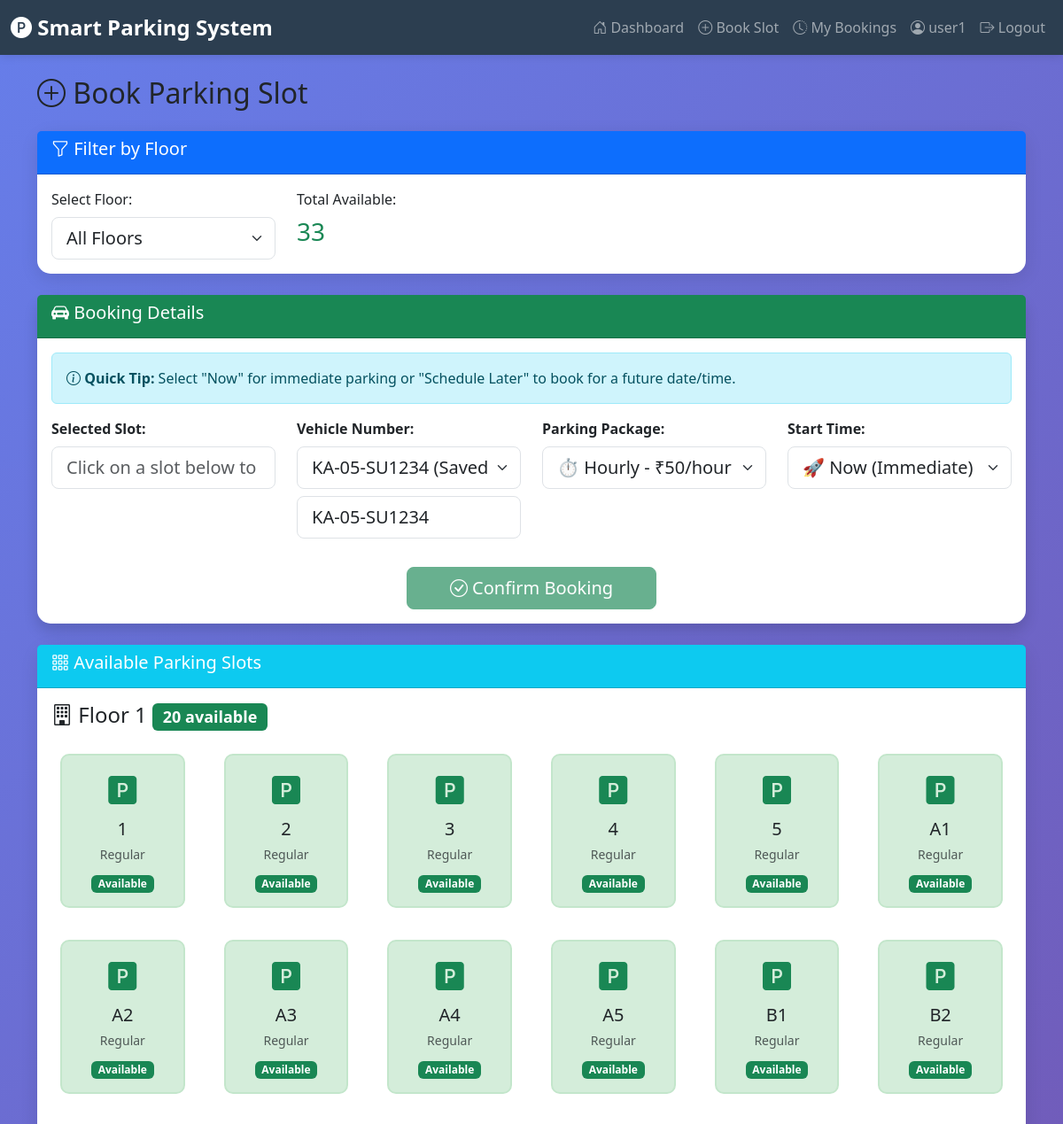
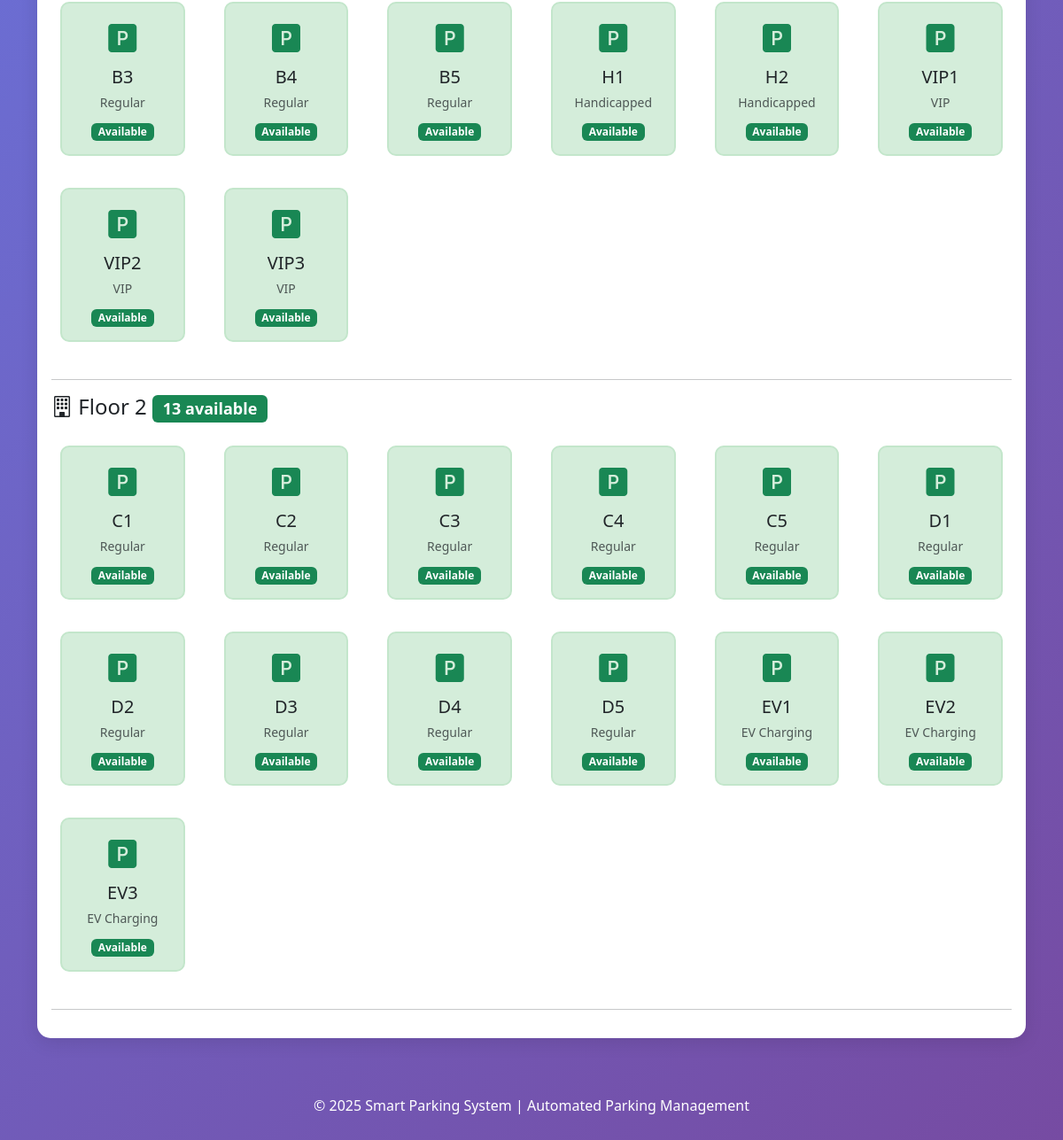
Page /user/book-slot (signed in) on the committed database (2 pictures, top to bottom).
### tables this page shows
CREATE TABLE users (
                    id INTEGER PRIMARY KEY AUTOINCREMENT,
                    username TEXT UNIQUE NOT NULL,
                    password TEXT NOT NULL,
                    email TEXT UNIQUE NOT NULL,
                    phone TEXT,
                    vehicle_number TEXT,
                    created_at TIMESTAMP DEFAULT CURRENT_TIMESTAMP
                );

CREATE TABLE slots (
                    id INTEGER PRIMARY KEY AUTOINCREMENT,
                    slot_number TEXT UNIQUE NOT NULL,
                    slot_type TEXT DEFAULT 'Regular',
                    status TEXT DEFAULT 'Available',
                    floor INTEGER DEFAULT 1,
                    created_at TIMESTAMP DEFAULT CURRENT_TIMESTAMP
                );

### app.py (the view, shortened to what this page needs)
@app.route('/user/book-slot', methods=['GET', 'POST'])
@login_required
def book_slot():
    user_id = session.get('user_id')
    user_query = "SELECT vehicle_number FROM users WHERE id = ?"
    user_data = auth.db.fetch_one(user_query, (user_id,))
    saved_vehicle = user_data[0] if user_data and user_data[0] else None
    available_slots = slot_manager.get_available_slots()
    slots_by_floor = {}
    for slot in available_slots:
        floor = slot[3]
        if floor not in slots_by_floor:
            slots_by_floor[floor] = []
        slots_by_floor[floor].append({
            'id': slot[0],
            'slot_number': slot[1],
            'slot_type': slot[2],
            'floor': slot[3]
        })
    floors = sorted(slots_by_floor.keys())
    return render_template('user/book_slot.html',
                         slots_by_floor=slots_by_floor,
                         floors=floors,
                         saved_vehicle=saved_vehicle)

### app.py (called while the page is built)
def login_required(f):
    @wraps(f)
    def decorated_function(*args, **kwargs):
        if 'user_id' not in session:
            flash('Please login to access this page', 'warning')
            return redirect(url_for('login'))
        return f(*args, **kwargs)
    return decorated_function

### database/db_manager.py (called while the page is built)
    def fetch_one(self, query, params=()):
        try:
            self.cursor.execute(query, params)
            return self.cursor.fetchone()
        except sqlite3.Error as e:
            print(f"Fetch error: {e}")
            return None

    def fetch_all(self, query, params=()):
        try:
            self.cursor.execute(query, params)
            return self.cursor.fetchall()
        except sqlite3.Error as e:
            print(f"Fetch error: {e}")
            return []

### modules/slot_manager.py (called while the page is built)
    def get_available_slots(self):
        query = """
            SELECT id, slot_number, slot_type, floor
            FROM slots
            WHERE status = 'Available'
            ORDER BY slot_number
        """
        return self.db.fetch_all(query)

### templates/user/book_slot.html (shortened to what this page needs)
{% extends "base.html" %}
{% block content %}
<h2 class="mb-4"><i class="bi bi-plus-circle"></i> Book Parking Slot</h2>
<div class="row">
    <div class="col-md-12 mb-4">
        <div class="card">
            <div class="card-header bg-primary text-white">
                <h5><i class="bi bi-funnel"></i> Filter by Floor</h5>
            </div>
            <div class="card-body">
                <div class="row">
                    <div class="col-md-3">
                        <label for="floor_select" class="form-label">Select Floor:</label>
                        <select class="form-select form-select-lg" id="floor_select">
                            <option value="all">All Floors</option>
                        </select>
                    </div>
                    <div class="col-md-3">
                        <label class="form-label">Total Available:</label>
                        <h3 class="text-success" id="available_count">
                            {{ slots_by_floor.values()|map('length')|sum }}
                        </h3>
                    </div>
                </div>
            </div>
        </div>
    </div>
    <div class="col-md-12 mb-4">
        <div class="card shadow">
            <div class="card-header bg-success text-white">
                <h5><i class="bi bi-car-front-fill"></i> Booking Details</h5>
            </div>
            <div class="card-body">
                <form method="POST" action="{{ url_for('book_slot') }}" id="booking_form">
                    <div class="alert alert-info">
                        <i class="bi bi-info-circle"></i>
                        <strong>Quick Tip:</strong> Select "Now" for immediate parking or "Schedule Later" to book for a future date/time.
                    </div>
                    <div class="row">
                        <div class="col-md-3">
                            <div class="mb-3">
                                <label for="slot_id" class="form-label"><strong>Selected Slot:</strong></label>
                                <input type="text" class="form-control form-control-lg" id="selected_slot_display"
                                       placeholder="Click on a slot below to select" readonly>
                            </div>
                        </div>
                        <div class="col-md-3">
                            <div class="mb-3">
                                <label for="vehicle_number" class="form-label"><strong>Vehicle Number:</strong></label>
                                {% if saved_vehicle %}
                                <div class="input-group">
                                    <select class="form-select form-select-lg" id="vehicle_select" onchange="updateVehicleNumber()">
                                        <option value="{{ saved_vehicle }}" selected>{{ saved_vehicle }} (Saved)</option>
                                    </select>
                                </div>
                                <input type="text" class="form-control form-control-lg mt-2" id="vehicle_number"
                                       name="vehicle_number" value="{{ saved_vehicle }}" required
                                       style="text-transform: uppercase;" readonly>
                                {% else %}
                                <input type="text" class="form-control form-control-lg" id="vehicle_number"
                                       name="vehicle_number" placeholder="e.g., MH12AB1234" required
                                       style="text-transform: uppercase;">
                                {% endif %}
                            </div>
                        </div>
                        <div class="col-md-3">
                            <div class="mb-3">
                                <label for="package" class="form-label"><strong>Parking Package:</strong></label>
                                <select class="form-select form-select-lg" name="package" id="package" required>
                                    <option value="hourly" selected>⏱️ Hourly - ₹50/hour</option>
                                </select>
                            </div>
                        </div>
                        <div class="col-md-3">
                            <div class="mb-3">
                                <label for="booking_time_option" class="form-label"><strong>Start Time:</strong></label>
                                <select class="form-select form-select-lg" name="booking_time_option" id="booking_time_option" required>
                                    <option value="now" selected>🚀 Now (Immediate)</option>
                                </select>
                            </div>
                        </div>
                    </div>
                    <div class="text-center mt-3">
                        <button type="submit" class="btn btn-success btn-lg px-5" id="book_btn" disabled>
                            <i class="bi bi-check-circle"></i> Confirm Booking
                        </button>
                    </div>
                </form>
            </div>
        </div>
    </div>
    <div class="col-md-12">
        <div class="card">
            <div class="card-header bg-info text-white">
                <h5><i class="bi bi-grid-3x3-gap"></i> Available Parking Slots</h5>
            </div>
            <div class="card-body">
                <div id="slots_container">
                    {% for floor, slots in slots_by_floor.items() %}
                        <div class="floor-section" data-floor="{{ floor }}">
                            <h4 class="mb-3">
                                <i class="bi bi-building"></i> Floor {{ floor }}
                                <span class="badge bg-success">{{ slots|length }} available</span>
                            </h4>
                            <div class="row">
                                {% for slot in slots %}
                                    <div class="col-md-3 col-lg-2 mb-3">
                                        <div class="slot-card available text-center"
                                             data-slot-id="{{ slot.id }}"
                                             data-slot-number="{{ slot.slot_number }}"
                                             data-slot-type="{{ slot.slot_type }}"
                                             data-floor="{{ slot.floor }}"
                                             onclick="selectSlot(this)">
                                            <div class="mb-2">
                                                <i class="bi bi-p-square-fill text-success" style="font-size: 2rem;"></i>
                                            </div>
                                            <h5 class="mb-1">{{ slot.slot_number }}</h5>
                                            <small class="text-muted">{{ slot.slot_type }}</small>
                                            <div class="mt-2">
                                                <span class="badge bg-success">Available</span>
                                            </div>
                                        </div>
                                    </div>
                                {% endfor %}
                            </div>
                            <hr>
                        </div>
                    {% endfor %}
                </div>
            </div>
        </div>
    </div>
</div>
{% endblock %}

### templates/base.html (shortened to what this page needs)
<!DOCTYPE html>
<html lang="en">
<head>
    <link href="https://cdn.jsdelivr.net/npm/bootstrap@5.3.0/dist/css/bootstrap.min.css" rel="stylesheet">
    <link rel="stylesheet" href="https://cdn.jsdelivr.net/npm/bootstrap-icons@1.10.0/font/bootstrap-icons.css">
</head>
<body>
    <nav class="navbar navbar-expand-lg navbar-dark">
        <div class="container-fluid">
            <a class="navbar-brand" href="/">
                <i class="bi bi-p-circle-fill"></i> Smart Parking System
            </a>
            <div class="collapse navbar-collapse" id="navbarNav">
                <ul class="navbar-nav ms-auto">
                    {% if session.user_id %}
                        {% if session.role == 'admin' %}
                            <li class="nav-item">
                                <a class="nav-link" href="{{ url_for('admin_dashboard') }}">
                                    <i class="bi bi-speedometer2"></i> Dashboard
                                </a>
                            </li>
                            <li class="nav-item">
                                <a class="nav-link" href="{{ url_for('admin_slots') }}">
                                    <i class="bi bi-grid-3x3-gap"></i> Manage Slots
                                </a>
                            </li>
                            <li class="nav-item">
                                <a class="nav-link" href="{{ url_for('admin_bookings') }}">
                                    <i class="bi bi-calendar-check"></i> Bookings
                                </a>
                            </li>
                        {% else %}
                            <li class="nav-item">
                                <a class="nav-link" href="{{ url_for('user_dashboard') }}">
                                    <i class="bi bi-house-door"></i> Dashboard
                                </a>
                            </li>
                            <li class="nav-item">
                                <a class="nav-link" href="{{ url_for('book_slot') }}">
                                    <i class="bi bi-plus-circle"></i> Book Slot
                                </a>
                            </li>
                            <li class="nav-item">
                                <a class="nav-link" href="{{ url_for('user_bookings') }}">
                                    <i class="bi bi-clock-history"></i> My Bookings
                                </a>
                            </li>
                        {% endif %}
                        <li class="nav-item">
                            <span class="nav-link">
                                <i class="bi bi-person-circle"></i> {{ session.username }}
                            </span>
                        </li>
                        <li class="nav-item">
                            <a class="nav-link" href="{{ url_for('logout') }}">
                                <i class="bi bi-box-arrow-right"></i> Logout
                            </a>
                        </li>
                    {% endif %}
                </ul>
            </div>
        </div>
    </nav>
    <div class="container mt-4">
        {% block content %}{% endblock %}
    </div>
    <footer class="text-center text-white mt-5 py-3">
        <p>&copy; 2025 Smart Parking System | Automated Parking Management</p>
    </footer>
</body>
</html>

### templates/base.html (style rules this page uses)
:root { --primary-color: #2C3E50; --secondary-color: #34495E; --success-color: #27AE60; --warning-color: #F39C12; --danger-color: #E74C3C; --info-color: #3498DB; }
body { background: linear-gradient(135deg, #667eea 0%, #764ba2 100%); min-height: 100vh; font-family: 'Segoe UI', Tahoma, Geneva, Verdana, sans-serif; }
.navbar { background-color: var(--primary-color) !important; box-shadow: 0 2px 10px rgba(0,0,0,0.1); }
.navbar-brand { font-weight: bold; font-size: 1.5rem; }
.card { border-radius: 15px; box-shadow: 0 5px 20px rgba(0,0,0,0.1); border: none; }
.slot-card { border-radius: 10px; padding: 15px; margin: 10px; cursor: pointer; transition: all 0.3s; border: 2px solid transparent; }
.slot-card.available { background-color: #d4edda; border-color: #c3e6cb; }

### rows in the picture
users: username "user1", vehicle_number "KA-05-SU1234 (Saved)", vehicle_number "KA-05-SU1234"
slots: slot_number "1", slot_type "Regular"
slots: slot_number "2", slot_type "Regular"
slots: slot_number "3", slot_type "Regular"
slots: slot_number "4", slot_type "Regular"
slots: slot_number "5", slot_type "Regular"
slots: slot_number "A1", slot_type "Regular"
slots: slot_number "A2", slot_type "Regular"
slots: slot_number "A3", slot_type "Regular"
slots: slot_number "A4", slot_type "Regular"
slots: slot_number "A5", slot_type "Regular"
slots: slot_number "B1", slot_type "Regular"
slots: slot_number "B2", slot_type "Regular"
slots: slot_number "B3", slot_type "Regular"
slots: slot_number "B4", slot_type "Regular"
slots: slot_number "B5", slot_type "Regular"
slots: slot_number "H1", slot_type "Handicapped"
slots: slot_number "H2", slot_type "Handicapped"
slots: slot_number "VIP1", slot_type "VIP"
slots: slot_number "VIP2", slot_type "VIP"
slots: slot_number "VIP3", slot_type "VIP"
slots: slot_number "C1", slot_type "Regular"
slots: slot_number "C2", slot_type "Regular"
slots: slot_number "C3", slot_type "Regular"
slots: slot_number "C4", slot_type "Regular"
slots: slot_number "C5", slot_type "Regular"
slots: slot_number "D1", slot_type "Regular"
slots: slot_number "D2", slot_type "Regular"
slots: slot_number "D3", slot_type "Regular"
slots: slot_number "D4", slot_type "Regular"
slots: slot_number "D5", slot_type "Regular"
slots: slot_number "EV1", slot_type "EV Charging"
slots: slot_number "EV2", slot_type "EV Charging"
slots: slot_number "EV3", slot_type "EV Charging"

### other values in the picture
{{ slots_by_floor.values()|map('length')|sum }} "33"
{{ floor }} "1" "2"
{{ slots|length }} "20" "13"
